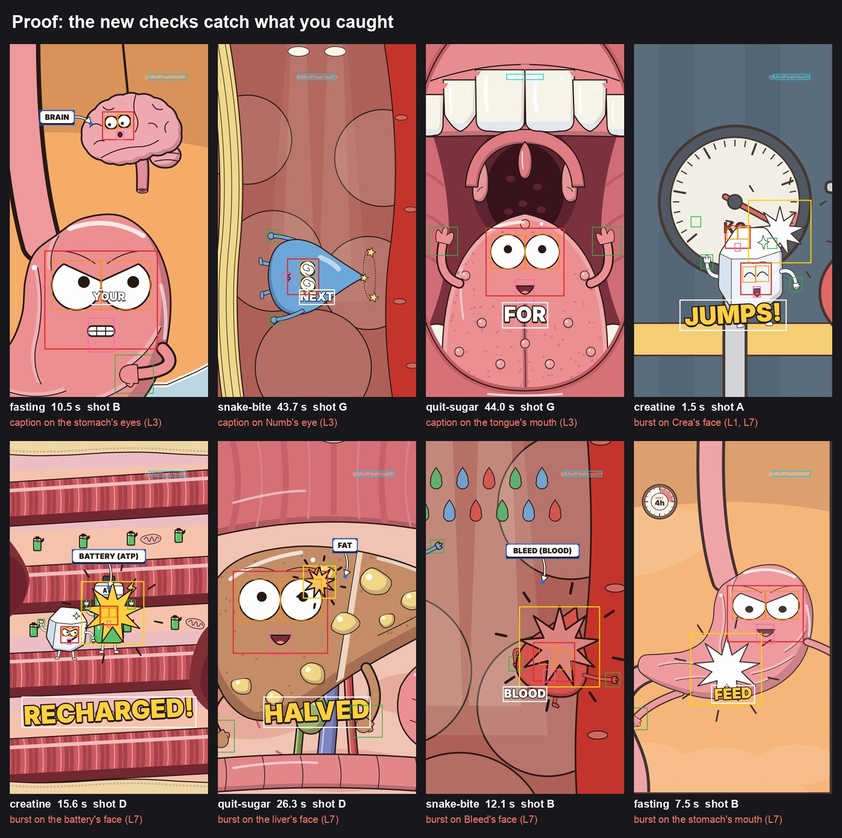
#> input picture plans/engine-upgrade-2026-11-23/phase1-proof-caught.jpg, 842 x 838 px, shrunk from 1720 x 1710 before the run
$ python banner.py ../../phase1-proof-caught.jpg ../../phase1-scoreboard.jpg ../../phase1-scoreboard.jpg
#> lines starting #> are read from the running program, lines starting #| are printed output that depends on the picture
import sys
from PIL import Image, ImageDraw, ImageFont
src, out, title = sys.argv[1], sys.argv[2], sys.argv[3]
im = Image.open(src).convert("RGB")
#> im is the input picture: PIL image 842x838 RGB; mean R, G, B 159.5, 113.7, 103.6
f = ImageFont.truetype("/System/Library/Fonts/Supplemental/Arial Bold.ttf", 30)
s = Image.new("RGB", (im.width, im.height + 56), (30, 60, 140))
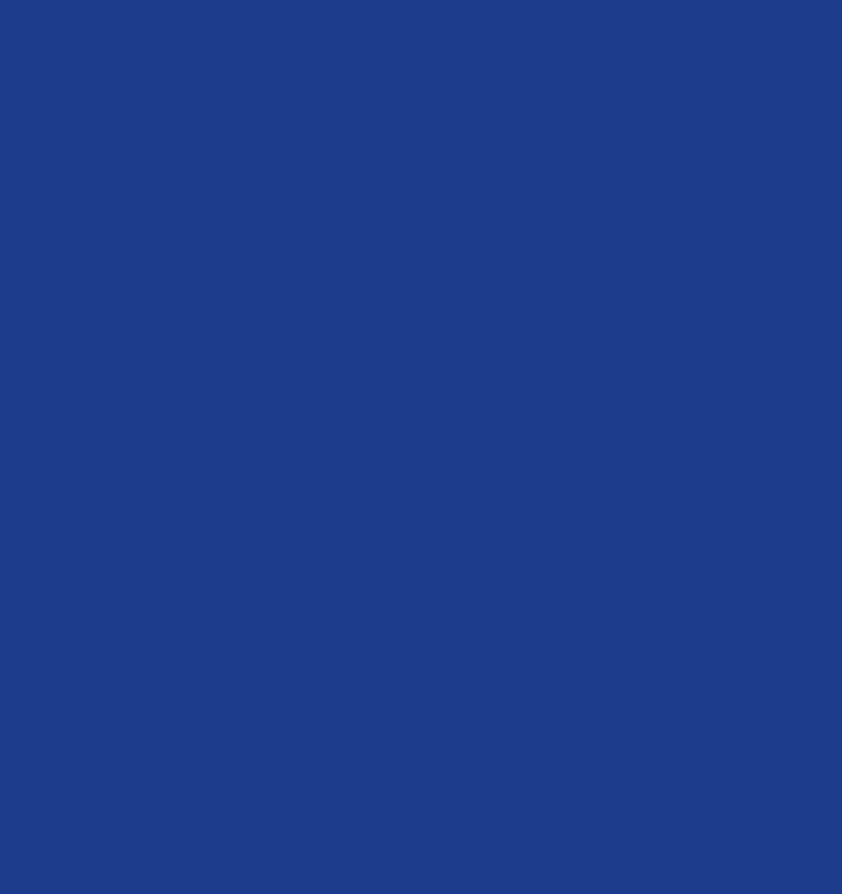
#> s: PIL image 842x894 RGB; mean R, G, B 30, 60, 140
s.paste(im, (0, 56)); ImageDraw.Draw(s).text((14, 12), title, fill="white", font=f)
#> after `s.paste(im, (0, 56))`:
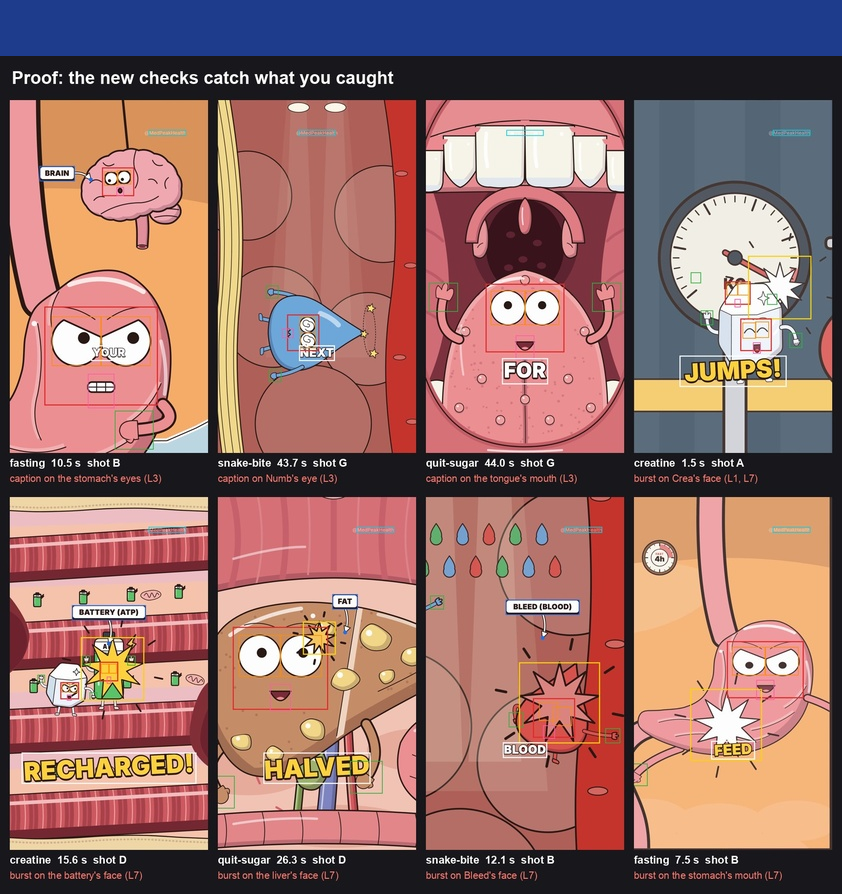
#> s: PIL image 842x894 RGB; mean R, G, B 151.4, 110.3, 105.9
s.save(out, quality=88)
